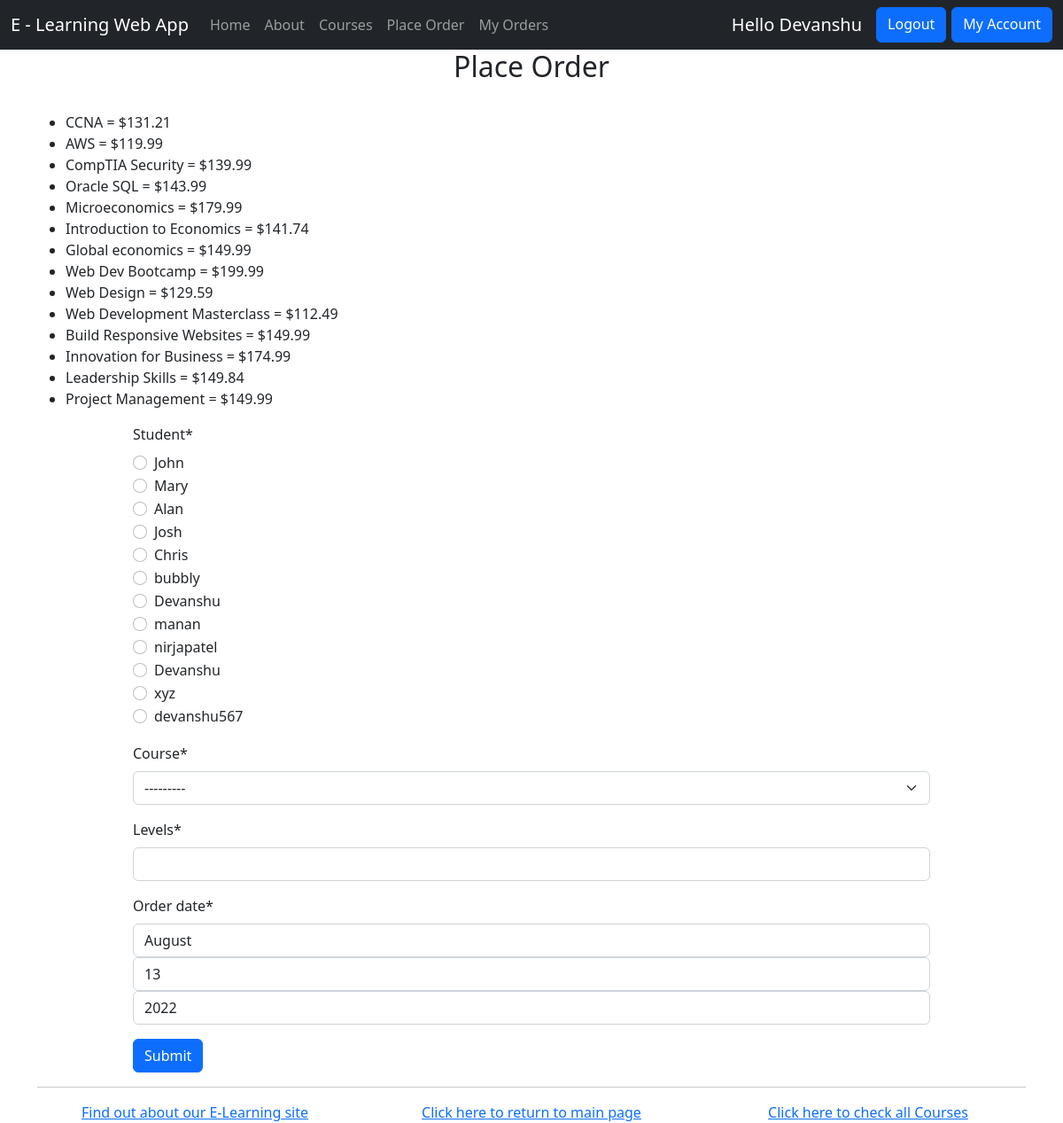
Screenshot of /myapp/place_order/ (signed in) with the database file from the repository.
### myapp/models.py (models this page shows, shortened)
class Course(models.Model):
    interested = models.PositiveIntegerField(default=0)
    stages = models.PositiveIntegerField(default=3)
    topic = models.ForeignKey(Topic, related_name='courses', on_delete=models.CASCADE)
    name = models.CharField(max_length=200)
    price = models.DecimalField(max_digits=10,decimal_places=2, validators=[MinValueValidator(50), MaxValueValidator(500)])
    for_everyone = models.BooleanField(default=True)
    description = models.TextField(max_length=300, null=True, blank=True)
    def __str__(self):
        return self.name

### myapp/views.py (the view)
# urls.py: path(r'place_order/', views.place_order, name='place_order'),
def place_order(request):
    msg = ''
    all_courses = Course.objects.all()
    if request.method == 'POST':
        form = OrderForm(request.POST)
        if form.is_valid():
            order = form.save(commit=False)
            if order.course.price > 150:
                order.course.discount()
            if order.levels <= order.course.stages:
                order.save()
                msg = 'Your course has been ordered successfully.'
            else:
                msg = 'You exceeded the number of levels for this course.'
            return render(request, 'myapp/order_response.html', {'msg': msg})
    else:
        form = OrderForm()
    return render(request, 'myapp/place_order.html', {'form': form, 'msg': msg, 'courlist': all_courses})

### myapp/forms.py
class OrderForm(forms.ModelForm):
    class Meta:
        model = Order
        fields = ['student', 'course', 'levels', 'order_date']
        widgets = {
            'student': forms.RadioSelect(),
            'order_date': forms.SelectDateWidget()
        }

### myapp/models.py (called while the page is built)
    def __str__(self):
        return self.first_name

### myapp/templates/myapp/place_order.html (shortened to what this page needs)
{% extends 'myapp/base.html' %}
{% load crispy_forms_filters %}
{% block body_block %}
    <h2 align="center">Place Order</h2>
    <br />
    <ul>
        {% for course in courlist %}
            <li>{{ course.name }} = ${{ course.price }}</li>
        {% endfor %}
    </ul>
    <div class="place_order_form" style="max-width:900px; margin: auto;">
        <form method="POST">
            {{ form| crispy }}
            <input class="btn btn-primary" type="submit" value="Submit"/>
        </form>
    </div>
{% endblock %}

### myapp/templates/myapp/base.html (shortened to what this page needs)
<!DOCTYPE html>
{% load static %}
<html>
<head>
<link rel="stylesheet" type="text/css" href="{% static 'myapp/style.css' %}" />
<link href="https://cdn.jsdelivr.net/npm/bootstrap@5.2.0/dist/css/bootstrap.min.css" rel="stylesheet">
</head>
<body>
<div>
<nav class="navbar navbar-expand-lg navbar-dark bg-dark">
    <div class="container-fluid">
      <a class="navbar-brand" href="#">E - Learning Web App</a>
      <div class="collapse navbar-collapse" id="navbarTogglerDemo03">
        <ul class="navbar-nav me-auto mb-2 mb-lg-0">
          <li class="nav-item">
            <a class="nav-link" aria-current="page" href="{% url 'myapp:index' %}">Home</a>
          </li>
          <li class="nav-item">
            <a class="nav-link" href="{% url 'myapp:about' %}">About</a>
          </li>
          <li class="nav-item">
            <a class="nav-link" href="{% url 'myapp:courses' %}">Courses</a>
          </li>
          <li class="nav-item">
            <a class="nav-link" href="{% url 'myapp:place_order' %}">Place Order</a>
          </li>
          {% if request.user.is_authenticated %}
            <li class="nav-item">
              <a class="nav-link" href="{% url 'myapp:myorders' %}">My Orders</a>
            </li>
          {% endif %}
        </ul>
        <div class="d-flex">
          {% if not request.user.is_authenticated %}
            <a class="btn btn-primary" style="margin-right: 6px;" href="{% url 'myapp:login' %}">Login</a>
            <a class="btn btn-primary" href="{% url 'myapp:register' %}">Register</a>
          {% else %}
            <a href="#" class="navbar-brand">Hello {{request.user.first_name}}</a>
            <a class="btn btn-primary" style="margin-right: 6px;" href="{% url 'myapp:logout' %}">Logout</a>
            <a class="btn btn-primary" href="{% url 'myapp:myaccount' %}">My Account</a>
        {% endif %}
        </div>
      </div>
    </div>
  </nav>
<div class="container">
    {% block body_block %}{% endblock %}
    <hr />
    <div class="row" style="text-align:center;">
      <div class="col-md-4"><a href="/myapp/about/">Find out about our E-Learning site</a></div>
      <div class="col-md-4"><a href = "{% url 'myapp:index' %}">Click here to return to main page</a></div>
      <div class="col-md-4"><a href = "{% url 'myapp:courses' %}">Click here to check all Courses</a></div>
    </div>
</div>
</div>
</body>
</html>

### myapp/static/myapp/style.css (style rules this page uses)
body { background-color: bisque; color: darkgreen; }
a { color: darkcyan; }

### rows the page displays
Course: name "CCNA", price "131.21"
Course: name "AWS", price "119.99"
Course: name "CompTIA Security", price "139.99"
Course: name "Oracle SQL", price "143.99"
Course: name "Microeconomics", price "179.99"
Course: name "Introduction to Economics", price "141.74"
Course: name "Global economics", price "149.99"
Course: name "Web Dev Bootcamp", price "199.99"
Course: name "Web Design", price "129.59"
Course: name "Web Development Masterclass", price "112.49"
Course: name "Build Responsive Websites", price "149.99"
Course: name "Innovation for Business", price "174.99"
Course: name "Leadership Skills", price "149.84"
Course: name "Project Management", price "149.99"

### other values shown
{{ request.user.first_name }} "Devanshu"
